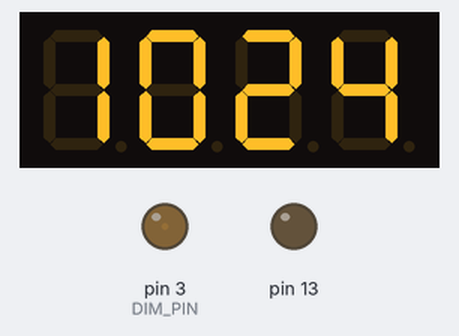
Bench run of a sketch on a simulated Arduino Uno, built with avr-gcc and run on an emulated ATmega328P. On the bench: 4-digit seven-segment display, output pins drawn as LEDs (lit = HIGH). The local clock reads 2024-03-15 10:24:30 at power-on unless the sketch sets it.

Above: at 0.1 s.
At 64.88 s:
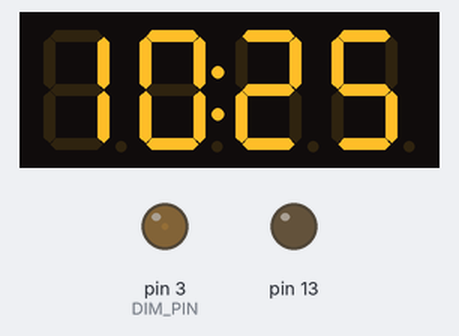
At 129.3 s:
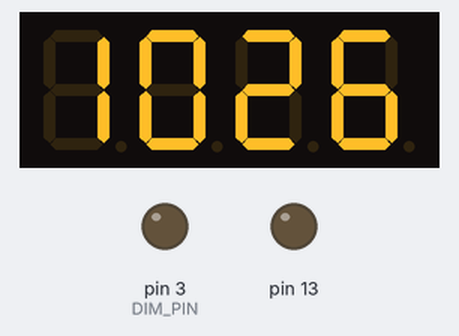
Timing chart, 0 to 130.0 s (numbered marks = the images above):
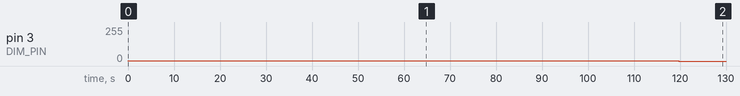

Measured:
- by itself, pin 3 (DIM_PIN): 3/255 → 0/255 at 120 s

The sketch:

atmega328_dawn_clock.ino
```cpp
#define CLK 5 // tm1637 pins
#define DIO 4

#define DIM_PIN 3 // mosfet pin

#define LIGHT_DUTY 3 // 1...255
#define LIGHT_DURATION 120 // seconds

#define START_HOUR 6
#define START_MINUTE 20

#define END_HOUR 6
#define END_MINUTE 40

#define DAYS_OF_WEEK 0b0111110 // sa, fr, th, we, tu, mo, su

#define DAWN_STEP_PERIOD ((END_HOUR*60+END_MINUTE) - (START_HOUR*60+START_MINUTE)) * 60000 / 255

#include "GyverTM1637.h"
GyverTM1637 disp(CLK, DIO);

#include <Wire.h>
#include "RTClib.h"  // !!! need 1.2.1 version
RTC_DS3231 rtc; // i use ds1307, but it is working

uint32_t dot_timer = 0;
uint32_t dawn_timer = 0;
uint32_t light_timer = LIGHT_DURATION;
uint8_t duty = 0;
_Bool dot_flag = 0;
_Bool dawn_flag = 0;
_Bool light_flag = 1;

DateTime now;

void setup() {
  pinMode(DIM_PIN, OUTPUT);
  pinMode(13, OUTPUT);

  //  rtc.adjust(DateTime(F(__DATE__), F(__TIME__))); // uncomment for time setting, flash, comment, flash again. else this time will be set after every reset

  now = rtc.now();
  disp.displayClock(now.hour(), now.minute());
  disp.brightness(0); // 0...7

  analogWrite(DIM_PIN, LIGHT_DUTY);
}

void loop() {
  if (millis() - dot_timer > 500) {
    dot_timer = millis();

    dot_flag = !dot_flag;
    disp.point(dot_flag);

    if (dot_flag) { // one time at second

      if (light_flag && !(--light_timer)) {
        light_flag = 0;
        analogWrite(DIM_PIN, 0);
      }

      now = rtc.now();
      if (now.second() == 0) { // one time at minute update display
        disp.displayClock(now.hour(), now.minute());
      }
      if ((1 << now.dayOfTheWeek()) & DAYS_OF_WEEK &&                 // if today is set
          now.hour() == START_HOUR && now.minute() == START_MINUTE) { // if time to start dawn, up flag
        dawn_flag = 1;
      }
    }
  }

  if (dawn_flag && millis() - dawn_timer > DAWN_STEP_PERIOD) { // if time to dawn, gradually increase brightness
    dawn_timer = millis();
    analogWrite(DIM_PIN, (duty * duty + 0xFF) >> 8); // why not analogWrite(DIM_PIN, duty)? It is simple crt correction :)
    duty++;
    if (duty == 255) dawn_flag = 0; // if the time is over, continue the lighting
    //if (duty == 0) dawn_flag = 0; // if the time is over, turn off the lighting
  }
}
```
